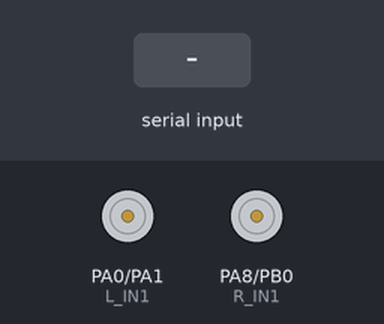
This sketch was run on a simulated STM32 Blue Pill. Shown: motor-driver pin pairs drawn as motors (green arrow = first pin HIGH = forward, orange = second pin HIGH = backward, longer = more drive). The inputs (shaded band) are chosen by the test bench.

Above: at 1.2 s.
1.3 s: "R90\n" received over the second serial link
At 2.2 s:
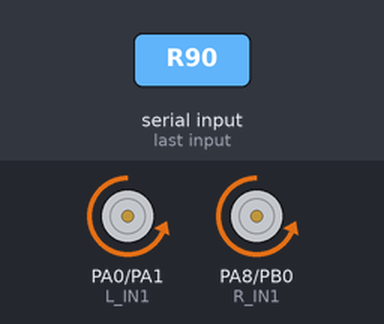
2.8 s: "L90\n" received over the second serial link
At 3.4 s:
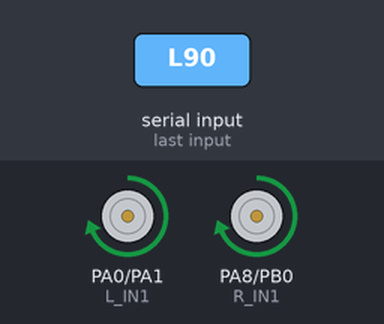
4.3 s: "F90\n" received over the second serial link
At 5.5 s:
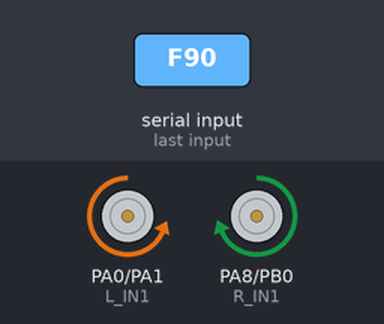
5.8 s: "B90\n" received over the second serial link
At 6.8 s:
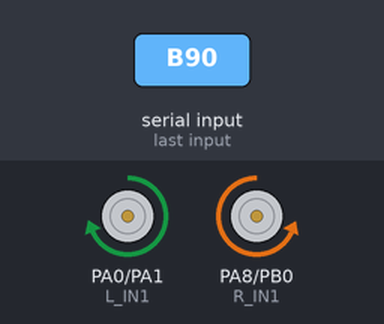
7.3 s: "L,45\n" received over the second serial link
At 8.0 s:
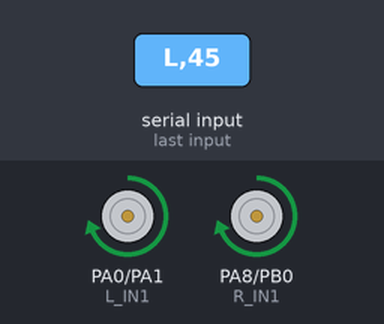
8.8 s: "F,45\n" received over the second serial link
At 9.1 s:
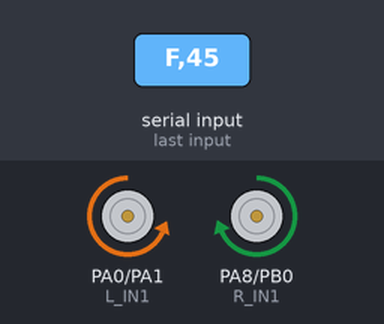
Timing chart, 0 to 11.3 s (numbered marks = the images above; inputs shaded):
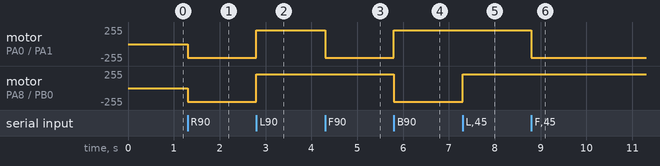

The sketch:

stm32new.ino
```cpp
#include <Arduino.h>

HardwareSerial Serial2(PA3, PA2);
HardwareSerial Serial3(PB11, PB10);

#define L_IN1 PA0
#define L_IN2 PA1
#define R_IN1 PA8
#define R_IN2 PB0
#define LED_S PA5

const int S[] = {PB9, PB8, PB7, PB6, PB5};

int speedPercent = 50;
int baseSpeed = 160;
char current_cmd = 'S';
bool is_auto = false;
bool is_ai_stop = false;
unsigned long stop_timer = 0;

void setMotor(int L_input, int R_input) {
  int minPWM = 130;
  int R = L_input;
  int L = R_input;

  if (L > 0) L = map(L, 0, 255, minPWM, 255);
  else if (L < 0) L = map(L, -255, 0, -255, -minPWM);

  if (R > 0) R = map(R, 0, 255, minPWM, 255);
  else if (R < 0) R = map(R, -255, 0, -255, -minPWM);

  L = constrain(L, -255, 255);
  R = constrain(R, -255, 255);

  if (L >= 0) { analogWrite(L_IN1, 0); analogWrite(L_IN2, abs(L)); }
  else { analogWrite(L_IN1, abs(L)); analogWrite(L_IN2, 0); }

  if (R >= 0) { analogWrite(R_IN1, 0); analogWrite(R_IN2, abs(R)); }
  else { analogWrite(R_IN1, abs(R)); analogWrite(R_IN2, 0); }
}

void setup() {
  Serial2.begin(115200);
  Serial3.begin(115200);
  pinMode(L_IN1, OUTPUT); pinMode(L_IN2, OUTPUT);
  pinMode(R_IN1, OUTPUT); pinMode(R_IN2, OUTPUT);
  for(int i=0; i<5; i++) pinMode(S[i], INPUT_PULLUP);
  setMotor(0, 0);
}

void runManualControl() {
  switch (current_cmd) {
    case 'R': setMotor(baseSpeed, baseSpeed); break;
    case 'L': setMotor(-baseSpeed, -baseSpeed); break;
    case 'F': setMotor(-baseSpeed, baseSpeed); break;
    case 'B': setMotor(baseSpeed, -baseSpeed); break;
    case 'S': default: setMotor(0, 0); break;
  }
}

void runLineFollower() {
  int s2 = digitalRead(S[2]);
  int s1 = digitalRead(S[1]);
  int s3 = digitalRead(S[3]);
  if (s2 == 0) { setMotor(-baseSpeed, baseSpeed); }
  else if (s1 == 0) { setMotor(-baseSpeed, -baseSpeed); }
  else if (s3 == 0) { setMotor(baseSpeed, baseSpeed); }
  else { setMotor(0, 0); }
}

void loop() {
  // 1. รับคำสั่งจากหน้าเว็บ/ESP32 จอ (Serial2)
  if (Serial2.available() > 0) {
    char inChar = (char)Serial2.read();
    if (inChar == 'V') {
      int val = Serial2.parseInt();
      if (val >= 0 && val <= 100) {
        speedPercent = val;
        baseSpeed = map(speedPercent, 0, 100, 0, 255);
      }
    }
    // เมื่อกด F, B, L, R, S ให้หยุดโหมด Auto ทันทีเพื่อให้ Manual ทำงานได้
    else if (strchr("FBLRS", inChar)) {
      current_cmd = inChar;
      is_auto = false;
      is_ai_stop = false; // ถ้ากดมือเอง ให้ยกเลิกการหยุดของ AI ด้วย
    }
    else if (inChar == 'M') { is_auto = false; current_cmd = 'S'; setMotor(0,0); Serial2.print('N'); }
    else if (inChar == 'A') { is_auto = true; is_ai_stop = false; }
  }

  // 2. รับคำสั่งจาก AI (Serial3)
  while (Serial3.available() > 0) {
    char camCmd = Serial3.read();
    if (camCmd == 'E') {
      is_ai_stop = true;
      stop_timer = millis() + 10000;
      setMotor(0, 0);
      //Serial2.print('E');
    }
    else if (camCmd == 'H' || camCmd == 'D' || camCmd == 'G') {
      Serial2.print(camCmd);
    }
  }

  // 3. ส่วนตัดสินใจขับเคลื่อน (สำคัญ: แยกออกมาข้างนอกห้ามมี return ขวาง)
  if (is_ai_stop) {
    // ถ้า AI สั่งหยุด ให้หยุดมอเตอร์และเช็คเวลา
    setMotor(0, 0);
    if (millis() > stop_timer) {
      is_ai_stop = false;
      Serial2.print('N');
    }
  }
  else {
    // ถ้า AI ไม่ได้สั่งหยุด ให้ทำงานตามโหมดที่เลือกไว้
    if (is_auto) {
      runLineFollower();
    } else {
      runManualControl();
    }
  }
}
```

Measured:
- after the input at 1.3 s, motor on PA0 (L_IN1) / PA1 (L_IN2), motor on PA8 (R_IN1) / PB0 (R_IN2): stopped → backward 208/255 at once
- after the input at 2.8 s, motor on PA0 (L_IN1) / PA1 (L_IN2), motor on PA8 (R_IN1) / PB0 (R_IN2): backward 208/255 → forward 209/255 at once
- after the input at 4.3 s, motor on PA0 (L_IN1) / PA1 (L_IN2): forward 209/255 → backward 208/255 at once
- after the input at 5.8 s, motor on PA0 (L_IN1) / PA1 (L_IN2): backward 208/255 → forward 209/255 at once; motor on PA8 (R_IN1) / PB0 (R_IN2): forward 209/255 → backward 208/255 at once
- after the input at 7.3 s, motor on PA8 (R_IN1) / PB0 (R_IN2): backward 208/255 → forward 209/255 at once
- after the input at 8.8 s, motor on PA0 (L_IN1) / PA1 (L_IN2): forward 209/255 → backward 208/255 at once
